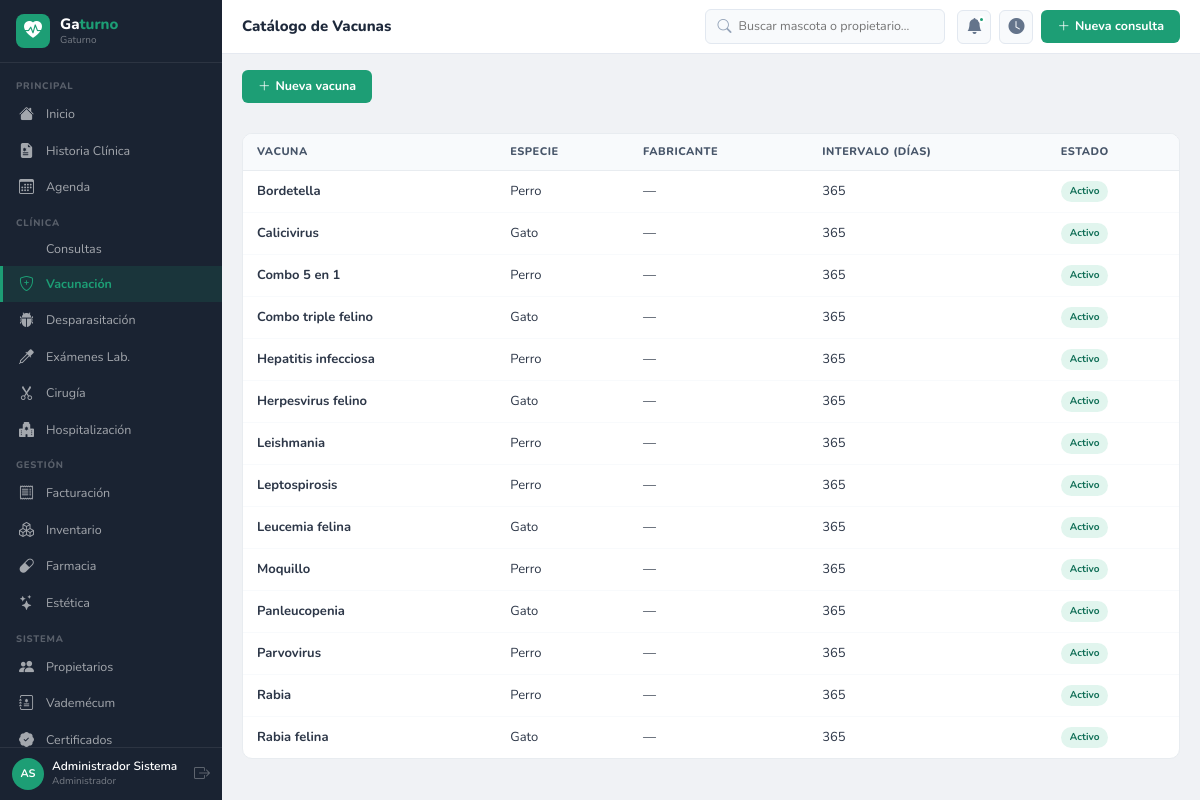
Page /vacunacion/vacunas/ (signed in) on the committed database.
### apps/accounts/models.py (models this page shows, shortened)
class Usuario(AbstractUser):
    ROLES = [('admin','Administrador'),('veterinario','Veterinario'),
             ('asistente','Asistente'),('recepcionista','Recepcionista'),('esteticista','Esteticista')]
    rol = models.CharField(max_length=20, choices=ROLES, default='recepcionista')
    telefono = models.CharField(max_length=20, blank=True)
    foto = models.ImageField(upload_to='usuarios/', blank=True, null=True)
    matricula = models.CharField(max_length=30, blank=True)
    especialidad = models.CharField(max_length=100, blank=True)
    class Meta:
        verbose_name='Usuario'; verbose_name_plural='Usuarios'
    @property
    def nombre_completo(self):
        return self.get_full_name() or self.username
    @property
    def iniciales(self):
        fn = (self.first_name or '')[:1].upper()
        ln = (self.last_name or '')[:1].upper()
        return (fn + ln) or self.username[:2].upper()

### apps/vacunacion/models.py (models this page shows, shortened)
class Vacuna(models.Model):
    nombre=models.CharField(max_length=100)
    fabricante=models.CharField(max_length=100,blank=True)
    especie=models.ForeignKey(Especie,on_delete=models.PROTECT)
    intervalo_dias=models.PositiveIntegerField(default=365)
    descripcion=models.TextField(blank=True)
    activo=models.BooleanField(default=True)
    class Meta: ordering=['nombre']

### apps/pacientes/models.py (models this page shows)
class Especie(models.Model):
    nombre=models.CharField(max_length=50,unique=True)
    icono=models.CharField(max_length=10,default='🐾')
    def __str__(self): return self.nombre

### apps/vacunacion/views.py (the view)
# urls.py: urlpatterns=[path('',views.lista,name='lista'),path('nuevo/',views.crear,name='crear'),path('<int:pk>/',views.detalle,name='detalle'),path('<int:pk>/editar/',views.editar,name='editar'),path('vacunas/
@login_required
def lista_vacunas(request): return render(request,'vacunacion/vacunas.html',{'vacunas':Vacuna.objects.select_related('especie').all()})

### templates/vacunacion/vacunas.html (shortened to what this page needs)
{%  extends 'base/base.html' %}
{% block page_title %}Catálogo de Vacunas{% endblock %}
{% block content %}
<div class="d-flex gap-2 mb-3 no-print"><a href="{% url 'vacunacion:crear_vacuna' %}" class="btn-vc"><i class="bi bi-plus-lg"></i> Nueva vacuna</a></div>
<div class="tbl"><table class="vc-tbl">
<thead><tr><th>Vacuna</th><th>Especie</th><th>Fabricante</th><th>Intervalo (días)</th><th>Estado</th></tr></thead>
<tbody>{% for v in vacunas %}
<tr><td style="font-weight:700">{{ v.nombre }}</td><td>{{ v.especie }}</td><td>{{ v.fabricante|default:"—" }}</td><td>{{ v.intervalo_dias }}</td>
<td><span class="bdg {% if v.activo %}bt{% else %}bgr{% endif %}">{% if v.activo %}Activo{% else %}Inactivo{% endif %}</span></td></tr>
{% empty %}<tr><td colspan="5" class="text-center text-muted py-4">Sin vacunas registradas</td></tr>{% endfor %}
</tbody></table></div>
{% endblock %}

### templates/base/base.html (shortened to what this page needs)
<!DOCTYPE html>
<html lang="es">
<head>
<link rel="stylesheet" href="https://cdn.jsdelivr.net/npm/bootstrap@5.3.2/dist/css/bootstrap.min.css">
<link rel="stylesheet" href="https://cdn.jsdelivr.net/npm/bootstrap-icons@1.11.3/font/bootstrap-icons.min.css">
{% load static %}<link rel="stylesheet" href="{% static 'css/vetclinic.css' %}">
</head>
<body>
<nav class="vc-sb" id="sidebar">
  <div class="sb-brand">
    <div class="sb-ic"><i class="bi bi-heart-pulse-fill"></i></div>
    <div><div class="sb-nm">Ga<em>turno</em></div><span class="sb-sub">{{ CLINICA_NOMBRE }}</span></div>
  </div>
  <div class="sb-nav">
    <div class="nav-sec">Principal</div>
    <a href="{% url 'reportes:dashboard' %}" class="nav-link {% if request.resolver_match.namespace == 'reportes' %}active{% endif %}"><i class="bi bi-house-fill"></i><span>Inicio</span></a>
    <a href="{% url 'pacientes:lista' %}" class="nav-link "><i class="bi bi-file-earmark-medical-fill"></i><span>Historia Clínica</span></a>
    <a href="{% url 'agenda:lista' %}" class="nav-link "><i class="bi bi-calendar3"></i><span>Agenda</span></a>
    <div class="nav-sec">Clínica</div>
    <a href="{% url 'consultas:lista' %}" class="nav-link {% if request.resolver_match.namespace == 'consultas' %}active{% endif %}"><span>Consultas</span></a>
    <a href="{% url 'vacunacion:lista' %}" class="nav-link {% if request.resolver_match.namespace == 'vacunacion' %}active{% endif %}"><i class="bi bi-shield-plus"></i><span>Vacunación</span></a>
    <a href="{% url 'desparasitacion:lista' %}" class="nav-link {% if request.resolver_match.namespace == 'desparasitacion' %}active{% endif %}"><i class="bi bi-bug-fill"></i><span>Desparasitación</span></a>
    <a href="{% url 'examenes:lista' %}" class="nav-link {% if request.resolver_match.namespace == 'examenes' %}active{% endif %}"><i class="bi bi-eyedropper"></i><span>Exámenes Lab.</span></a>
    <a href="{% url 'cirugia:lista' %}" class="nav-link {% if request.resolver_match.namespace == 'cirugia' %}active{% endif %}"><i class="bi bi-scissors"></i><span>Cirugía</span></a>
    <a href="{% url 'hospitalizacion:lista' %}" class="nav-link "><i class="bi bi-hospital-fill"></i><span>Hospitalización</span></a>
    <div class="nav-sec">Gestión</div>
    <a href="{% url 'facturacion:lista' %}" class="nav-link {% if request.resolver_match.namespace == 'facturacion' %}active{% endif %}"><i class="bi bi-receipt"></i><span>Facturación</span></a>
    <a href="{% url 'inventario:lista' %}" class="nav-link {% if request.resolver_match.namespace == 'inventario' %}active{% endif %}"><i class="bi bi-boxes"></i><span>Inventario</span></a>
    <a href="{% url 'farmacia:lista' %}" class="nav-link {% if request.resolver_match.namespace == 'farmacia' %}active{% endif %}"><i class="bi bi-capsule"></i><span>Farmacia</span></a>
    <a href="{% url 'estetica:lista' %}" class="nav-link {% if request.resolver_match.namespace == 'estetica' %}active{% endif %}"><i class="bi bi-stars"></i><span>Estética</span></a>
    <div class="nav-sec">Sistema</div>
    <a href="{% url 'propietarios:lista' %}" class="nav-link {% if request.resolver_match.namespace == 'propietarios' %}active{% endif %}"><i class="bi bi-people-fill"></i><span>Propietarios</span></a>
    <a href="{% url 'vademecum:lista' %}" class="nav-link {% if request.resolver_match.namespace == 'vademecum' %}active{% endif %}"><i class="bi bi-journal-medical"></i><span>Vademécum</span></a>
    <a href="{% url 'certificados:lista' %}" class="nav-link {% if request.resolver_match.namespace == 'certificados' %}active{% endif %}"><i class="bi bi-patch-check-fill"></i><span>Certificados</span></a>
  </div>
  <div class="sb-user">
    <div class="u-av">{{ request.user.iniciales }}</div>
    <div><div class="u-nm">{{ request.user.nombre_completo }}</div><div class="u-role">{{ request.user.get_rol_display }}</div></div>
    <a href="{% url 'accounts:logout' %}" class="u-out" title="Salir"><i class="bi bi-box-arrow-right"></i></a>
  </div>
</nav>
<div class="vc-main">
  <header class="vc-top">
    <div class="top-tit">{% block page_title %}Gaturno{% endblock %}</div>
    <div class="top-srch">
      <i class="bi bi-search"></i>
      <input type="text" id="globalSearch" placeholder="Buscar mascota o propietario…" autocomplete="off">
    </div>
    <div class="top-acts">
      <div class="top-btn"><i class="bi bi-bell-fill"></i><div class="top-dot"></div></div>
      <a href="{% url 'agenda:sala_espera' %}" class="top-btn" title="Sala de espera"><i class="bi bi-clock-fill"></i></a>
      <a href="{% url 'consultas:crear' %}" class="btn-vc"><i class="bi bi-plus-lg"></i> Nueva consulta</a>
    </div>
  </header>
  <div class="vc-cnt">{% block content %}{% endblock %}</div>
</div>
{% load static %}<script src="{% static 'js/vetclinic.js' %}"></script>
</body>
</html>

### static/css/vetclinic.css (style rules this page uses)
:root { --vc:#1D9E75;--vc-dk:#0F6E56;--vc-lt:#E1F5EE;--amb:#EF9F27;--amb-dk:#BA7517;--amb-lt:#FAEEDA;--pink:#D4537E;--blue:#378ADD;--blue-lt:#E6F1FB;--coral:#D85A30;--purple:#7F77DD;--purple-lt:#EEEDFE;--green:#639922;--green-lt:#EAF3DE;--red:#E24B4A;--red-lt:#FCEBEB;--sb:#1a2332;--sbw:222px;--top:54px;--f:'Nunito',sans-serif;--r:10px;--rs:6px }
*,*::before,*::after { box-sizing:border-box;margin:0;padding:0 }
body { font-family:var(--f);font-size:13.5px;background:#f0f2f5;color:#2d3748 }
a { text-decoration:none;color:inherit }
.vc-sb { position:fixed;left:0;top:0;bottom:0;width:var(--sbw);background:var(--sb);display:flex;flex-direction:column;z-index:100;transition:transform .25s }
.vc-main { margin-left:var(--sbw);min-height:100vh;display:flex;flex-direction:column }
.sb-brand { display:flex;align-items:center;gap:10px;padding:14px 16px;border-bottom:1px solid rgba(255,255,255,.08);flex-shrink:0 }
.sb-ic { width:34px;height:34px;border-radius:8px;background:var(--vc);display:flex;align-items:center;justify-content:center;color:#fff;font-size:18px;flex-shrink:0 }
.sb-nm { color:#fff;font-size:15px;font-weight:800;line-height:1.2 }
.sb-nm em { color:var(--vc);font-style:normal }
.sb-sub { color:rgba(255,255,255,.4);font-size:10px;display:block }
.sb-nav { flex:1;overflow-y:auto;padding:6px 0 }
.nav-sec { padding:10px 16px 3px;color:rgba(255,255,255,.28);font-size:9.5px;letter-spacing:.8px;text-transform:uppercase;font-weight:800 }
.nav-link { display:flex;align-items:center;gap:9px;padding:7px 16px;color:rgba(255,255,255,.6);border-left:3px solid transparent;font-size:12.5px;transition:all .15s }
.nav-link i { font-size:15px;width:18px;flex-shrink:0 }
.nav-link.active { background:rgba(29,158,117,.15);color:var(--vc);border-left-color:var(--vc);font-weight:700 }
.sb-user { padding:10px 12px;border-top:1px solid rgba(255,255,255,.08);display:flex;align-items:center;gap:8px;flex-shrink:0 }
.u-av { width:32px;height:32px;border-radius:50%;background:var(--vc);display:flex;align-items:center;justify-content:center;color:#fff;font-size:11px;font-weight:700;flex-shrink:0 }
.u-nm { color:#fff;font-size:12px;font-weight:600;line-height:1.3 }
.u-role { color:rgba(255,255,255,.4);font-size:10px }
.u-out { margin-left:auto;color:rgba(255,255,255,.3);font-size:16px }
.vc-top { height:var(--top);background:#fff;border-bottom:1px solid #e5e9f0;display:flex;align-items:center;gap:12px;padding:0 20px;position:sticky;top:0;z-index:50;flex-shrink:0 }
.top-tit { font-size:15px;font-weight:800;color:#1e293b;flex:1 }
.top-srch { position:relative;background:#f8fafc;border:1px solid #e2e8f0;border-radius:var(--rs);display:flex;align-items:center;gap:7px;padding:6px 11px;width:240px }
.top-srch i { color:#94a3b8;font-size:14px }
.top-srch input { background:none;border:none;outline:none;font-size:12.5px;font-family:var(--f);width:100% }
.top-acts { display:flex;align-items:center;gap:8px }
.top-btn { width:34px;height:34px;border-radius:var(--rs);background:#f8fafc;border:1px solid #e2e8f0;display:flex;align-items:center;justify-content:center;cursor:pointer;position:relative }
.top-btn i { font-size:16px;color:#64748b }
.top-dot { position:absolute;top:5px;right:5px;width:7px;height:7px;background:var(--vc);border-radius:50%;border:2px solid #fff }
.btn-vc { background:var(--vc);color:#fff!important;border:none;border-radius:var(--rs);padding:7px 16px;font-size:12.5px;font-weight:700;cursor:pointer;display:inline-flex;align-items:center;gap:5px;transition:background .15s;font-family:var(--f) }
.vc-cnt { padding:16px 20px;flex:1;display:flex;flex-direction:column;gap:14px }
.bdg { font-size:10px;padding:3px 9px;border-radius:20px;font-weight:700;white-space:nowrap;display:inline-block }
.bt { background:var(--vc-lt);color:var(--vc-dk) }
.tbl { background:#fff;border-radius:var(--r);border:1px solid #e8ecf0;overflow:hidden }
.vc-tbl { width:100%;border-collapse:collapse }
.vc-tbl thead { background:#f8fafc }
.vc-tbl th { padding:10px 14px;text-align:left;font-size:11px;font-weight:800;color:#475569;text-transform:uppercase;letter-spacing:.5px;border-bottom:1px solid #e8ecf0;white-space:nowrap }
.vc-tbl td { padding:10px 14px;border-bottom:1px solid #f8fafc;font-size:13px;color:#2d3748;vertical-align:middle }
.vc-tbl tbody tr:last-child td { border-bottom:none }

### rows in the picture
Usuario: user.iniciales "AS", user.nombre_completo "Administrador Sistema", user.rol "Administrador"
Vacuna: nombre "Bordetella", especie "Perro", fabricante "—", intervalo_dias "365", activo "Activo"
Vacuna: nombre "Calicivirus", especie "Gato", fabricante "—", intervalo_dias "365", activo "Activo"
Vacuna: nombre "Combo 5 en 1", especie "Perro", fabricante "—", intervalo_dias "365", activo "Activo"
Vacuna: nombre "Combo triple felino", especie "Gato", fabricante "—", intervalo_dias "365", activo "Activo"
Vacuna: nombre "Hepatitis infecciosa", especie "Perro", fabricante "—", intervalo_dias "365", activo "Activo"
Vacuna: nombre "Herpesvirus felino", especie "Gato", fabricante "—", intervalo_dias "365", activo "Activo"
Vacuna: nombre "Leishmania", especie "Perro", fabricante "—", intervalo_dias "365", activo "Activo"
Vacuna: nombre "Leptospirosis", especie "Perro", fabricante "—", intervalo_dias "365", activo "Activo"
Vacuna: nombre "Leucemia felina", especie "Gato", fabricante "—", intervalo_dias "365", activo "Activo"
Vacuna: nombre "Moquillo", especie "Perro", fabricante "—", intervalo_dias "365", activo "Activo"
Vacuna: nombre "Panleucopenia", especie "Gato", fabricante "—", intervalo_dias "365", activo "Activo"
Vacuna: nombre "Parvovirus", especie "Perro", fabricante "—", intervalo_dias "365", activo "Activo"
Vacuna: nombre "Rabia", especie "Perro", fabricante "—", intervalo_dias "365", activo "Activo"
Vacuna: nombre "Rabia felina", especie "Gato", fabricante "—", intervalo_dias "365", activo "Activo"

### other values in the picture
{{ CLINICA_NOMBRE }} "Gaturno"
